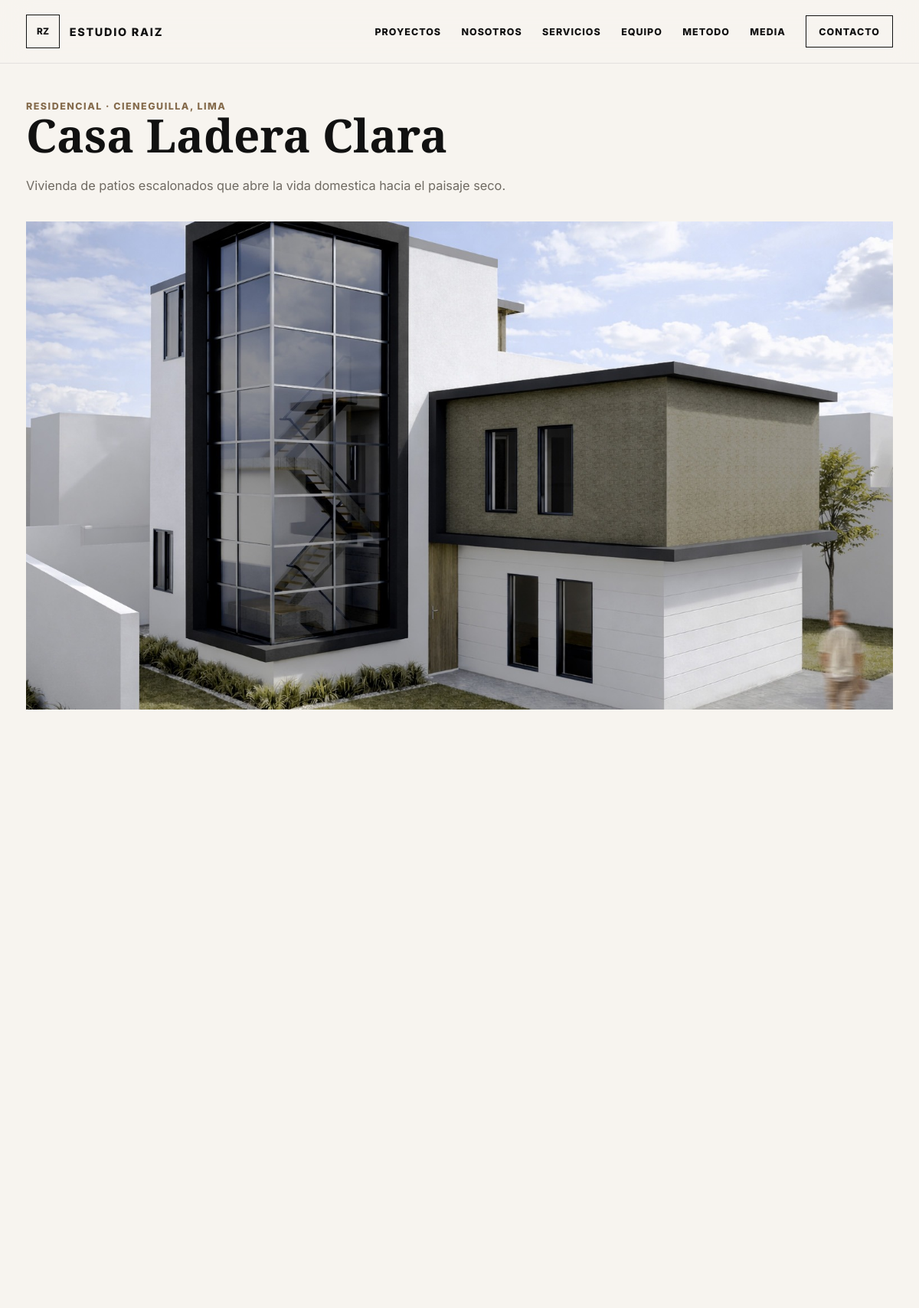
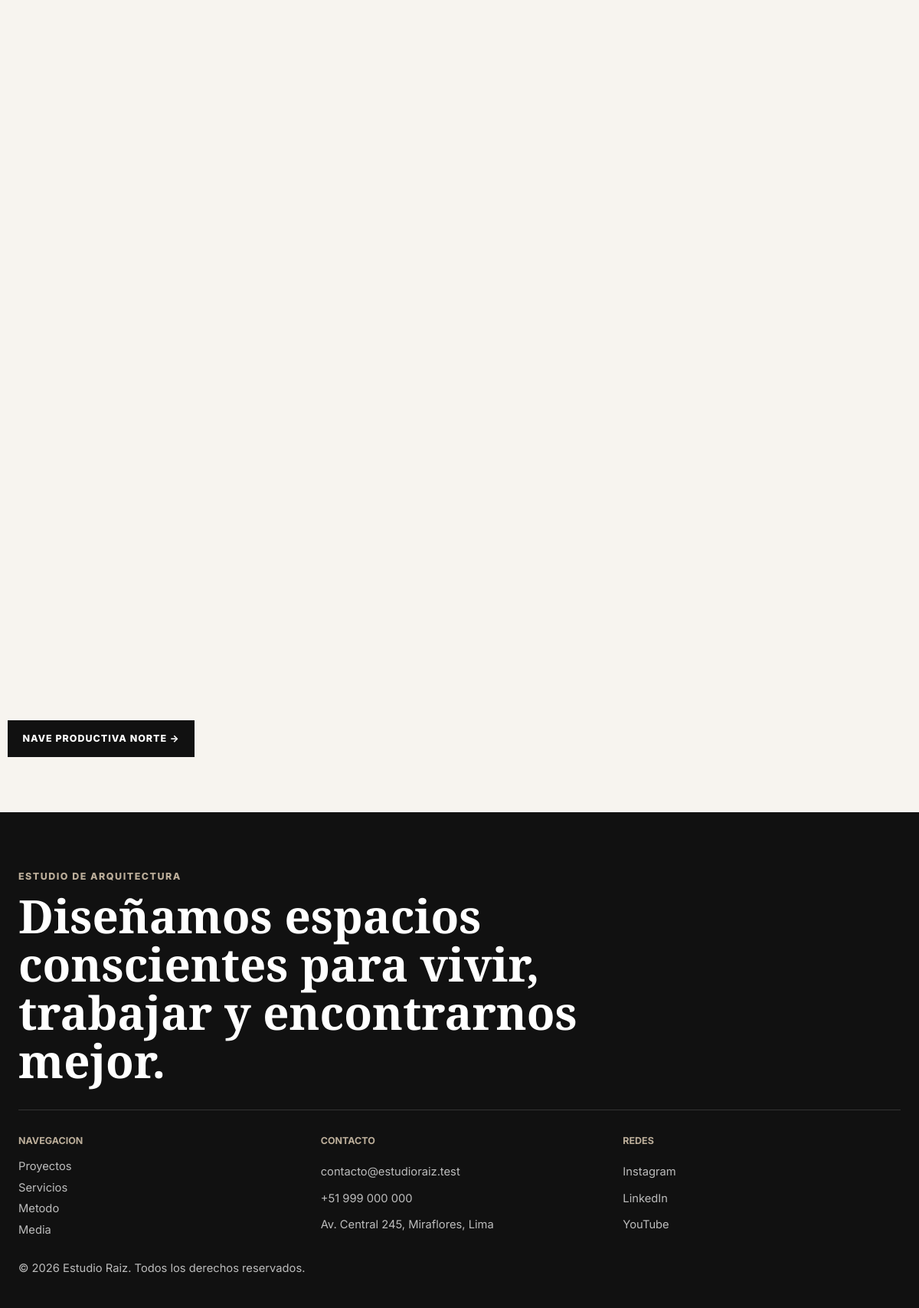
Screenshot of /proyecto.php?slug=casa-ladera-clara with the database file from the repository (2 pictures, top to bottom).
### tables this page shows
CREATE TABLE proyectos (
  id INT UNSIGNED AUTO_INCREMENT PRIMARY KEY,
  titulo VARCHAR(180) NOT NULL,
  slug VARCHAR(180) NOT NULL UNIQUE,
  categoria_id INT UNSIGNED NOT NULL,
  ubicacion VARCHAR(180) NOT NULL,
  anio YEAR NOT NULL,
  area VARCHAR(80) NULL,
  cliente VARCHAR(160) NULL,
  estado_proyecto VARCHAR(100) NULL,
  descripcion_corta TEXT NOT NULL,
  descripcion_larga MEDIUMTEXT NOT NULL,
  enfoque_diseno MEDIUMTEXT NULL,
  sostenibilidad MEDIUMTEXT NULL,
  imagen_principal VARCHAR(255) NULL,
  destacado TINYINT(1) NOT NULL DEFAULT 0,
  publicado TINYINT(1) NOT NULL DEFAULT 1,
  orden INT NOT NULL DEFAULT 0,
  fecha_creacion TIMESTAMP NOT NULL DEFAULT CURRENT_TIMESTAMP,
  fecha_actualizacion TIMESTAMP NULL DEFAULT NULL ON UPDATE CURRENT_TIMESTAMP,
  CONSTRAINT fk_proyectos_categoria
    FOREIGN KEY (categoria_id) REFERENCES categorias_proyecto(id)
    ON UPDATE CASCADE
    ON DELETE RESTRICT,
  INDEX idx_proyectos_publicado_orden (publicado, orden),
  INDEX idx_proyectos_destacado (destacado),
  FULLTEXT INDEX ft_proyectos_busqueda (titulo, ubicacion, descripcion_corta)
);

CREATE TABLE categorias_proyecto (
  id INT UNSIGNED AUTO_INCREMENT PRIMARY KEY,
  nombre VARCHAR(120) NOT NULL,
  slug VARCHAR(140) NOT NULL UNIQUE,
  descripcion TEXT NULL,
  orden INT NOT NULL DEFAULT 0,
  estado TINYINT(1) NOT NULL DEFAULT 1,
  INDEX idx_categoria_estado_orden (estado, orden)
);

### includes/db.php (called while the page is built, shortened)
<?php
function db(): PDO
{
    static $pdo = null;
    if ($pdo instanceof PDO) {
        return $pdo;
    }
    $dsn = 'mysql:host=' . DB_HOST . ';dbname=' . DB_NAME . ';charset=utf8mb4';
    $pdo = new PDO($dsn, DB_USER, DB_PASS, [
        PDO::ATTR_ERRMODE => PDO::ERRMODE_EXCEPTION,
        PDO::ATTR_DEFAULT_FETCH_MODE => PDO::FETCH_ASSOC,
        PDO::ATTR_EMULATE_PREPARES => false,
    ]);
    return $pdo;
}
function fetch_all(string $sql, array $params = []): array
{
    $stmt = db()->prepare($sql);
    $stmt->execute($params);
    return $stmt->fetchAll();
}
function fetch_one(string $sql, array $params = []): ?array
{
    $stmt = db()->prepare($sql);
    $stmt->execute($params);
    $row = $stmt->fetch();
    return $row ?: null;
}

### includes/helpers.php (called while the page is built, shortened)
<?php
function e(?string $value): string
{
    return htmlspecialchars((string) $value, ENT_QUOTES, 'UTF-8');
}
function url(string $path = ''): string
{
    return rtrim(BASE_URL, '/') . '/' . ltrim($path, '/');
}
function upload_url(?string $path): string
{
    return UPLOAD_URL . '/' . ltrim($path, '/');
}
function setting(string $key, string $default = ''): string
{
    static $settings = null;
    if ($settings === null) {
        require_once __DIR__ . '/db.php';
        $settings = [];
        try {
            foreach (fetch_all('SELECT clave, valor FROM configuracion_sitio') as $row) {
                $settings[$row['clave']] = $row['valor'];
            }
        } catch (Throwable $error) {
            $settings = [];
        }
    }
    return $settings[$key] ?? $default;
}

### public/proyecto.php (the view, shortened to what this page needs)
<?php
require_once __DIR__ . '/../includes/db.php';
require_once __DIR__ . '/../includes/helpers.php';
$slug = $_GET['slug'] ?? '';
$project = fetch_one('SELECT p.*, c.nombre AS categoria, c.slug AS categoria_slug FROM proyectos p JOIN categorias_proyecto c ON c.id = p.categoria_id WHERE p.slug = ? AND p.publicado = 1', [$slug]);
$gallery = fetch_all('SELECT * FROM galeria_proyectos WHERE proyecto_id = ? ORDER BY orden', [$project['id']]);
$next = fetch_one('SELECT slug, titulo FROM proyectos WHERE publicado = 1 AND orden > ? ORDER BY orden ASC LIMIT 1', [$project['orden']]);
include __DIR__ . '/../includes/header.php';
?>
<article class="container project-hero">
  <div data-reveal>
    <p class="section-kicker"><?= e($project['categoria']) ?> · <?= e($project['ubicacion']) ?></p>
    <h1 class="section-title"><?= e($project['titulo']) ?></h1>
    <p class="section-copy"><?= e($project['descripcion_corta']) ?></p>
  </div>
  <div class="project-hero__image ratio-img" data-reveal>
    <img src="<?= e(upload_url($project['imagen_principal'])) ?>" alt="<?= e($project['titulo']) ?>">
  </div>
</article>
<section class="section">
  <div class="container split">
  </div>
</section>
<?php if ($gallery): ?>
<section class="section section--tight">
  <div class="container">
    <div class="gallery">
    </div>
  </div>
</section>
<?php endif; ?>
<section class="section">
  <div class="container grid grid--2 split">
  </div>
</section>
<nav class="container button-row section--tight" aria-label="Navegacion de proyectos">
  <?php if ($next): ?><a class="btn btn--dark" href="<?= e(url('proyectos/' . $next['slug'])) ?>"><?= e($next['titulo']) ?> →</a><?php endif; ?>
</nav>
<?php include __DIR__ . '/../includes/footer.php'; ?>

### assets/css/styles.css (style rules this page uses)
:root { --bg: #f7f4ef; --paper: #fffdf8; --ink: #111111; --muted: #6f6a62; --line: #ded8cc; --accent: #856b4c; --accent-dark: #3d3328; --success: #1f7a4d; --danger: #b42318; --shadow: 0 24px 70px rgba(30, 24, 18, 0.10); --radius: 0; --container: 1180px; }
* { box-sizing: border-box; }
html { scroll-behavior: smooth; }
body { margin: 0; background: var(--bg); color: var(--ink); font-family: Inter, system-ui, -apple-system, BlinkMacSystemFont, "Segoe UI", sans-serif; letter-spacing: 0; }
a { color: inherit; text-decoration: none; }
img { display: block; max-width: 100%; }
.container { max-width: var(--container); margin: 0 auto; padding: 0 24px; }
.section { padding: 104px 0; }
.section--tight { padding: 72px 0; }
.section-kicker { margin: 0; color: var(--accent); font-size: 0.78rem; font-weight: 800; letter-spacing: 0.12em; text-transform: uppercase; }
.section-title { margin: 0; font-family: "Libre Baskerville", serif; font-size: clamp(2rem, 5vw, 4.8rem); line-height: 1.02; }
.section-copy { margin: 1.25rem 0 0; color: var(--muted); font-size: 1.02rem; line-height: 1.85; }
.hero__actions, .button-row { display: flex; flex-wrap: wrap; gap: 0.9rem; margin-top: 2rem; }
.hero__image img, .ratio-img img { width: 100%; height: 100%; object-fit: cover; transition: transform 0.65s ease, opacity 0.4s ease; }
.btn { display: inline-flex; align-items: center; justify-content: center; gap: 0.65rem; min-height: 48px; border: 1px solid var(--ink); background: transparent; color: var(--ink); padding: 0.85rem 1.15rem; font-size: 0.78rem; font-weight: 800; letter-spacing: 0.08em; text-transform: uppercase; cursor: pointer; transition: transform 0.22s ease, background 0.22s ease, color 0.22s ease, box-shadow 0.22s ease; }
.btn--dark { background: var(--ink); color: white; }
.grid { display: grid; gap: 1.4rem; }
.split { display: grid; grid-template-columns: minmax(0, 0.8fr) minmax(0, 1.2fr); gap: 4rem; }
.team-card__photo, .article-card__image, .ratio-img { position: relative; overflow: hidden; background: #ded8cc; }
.project-hero { display: grid; gap: 2rem; padding-top: 48px; }
.project-hero__image { aspect-ratio: 16 / 9; overflow: hidden; background: #ddd5ca; }
.gallery { display: grid; grid-template-columns: repeat(4, minmax(0, 1fr)); gap: 1rem; }
[data-reveal] { opacity: 0; transform: translateY(18px); transition: opacity 0.65s ease, transform 0.65s ease; }
[data-reveal].is-visible { opacity: 1; transform: translateY(0); }

### rows the page displays
proyectos: categoria.nombre "RESIDENCIAL", ubicacion "CIENEGUILLA, LIMA", titulo "Casa Ladera Clara", descripcion_corta "Vivienda de patios escalonados que abre la vida domestica hacia el paisaje seco.", imagen_principal (picture)
proyectos: titulo "NAVE PRODUCTIVA NORTE"

### other values shown
setting('site_name', SITE_NAME) "ESTUDIO RAIZ"
setting('contact_email', SITE_EMAIL) "contacto@estudioraiz.test"
setting('contact_phone', '+51 999 000 000') "+51 999 000 000"
setting('contact_address', 'Av. Central 245, Lima') "Av. Central 245, Miraflores, Lima"
setting('site_name', SITE_NAME) "Estudio Raiz"
